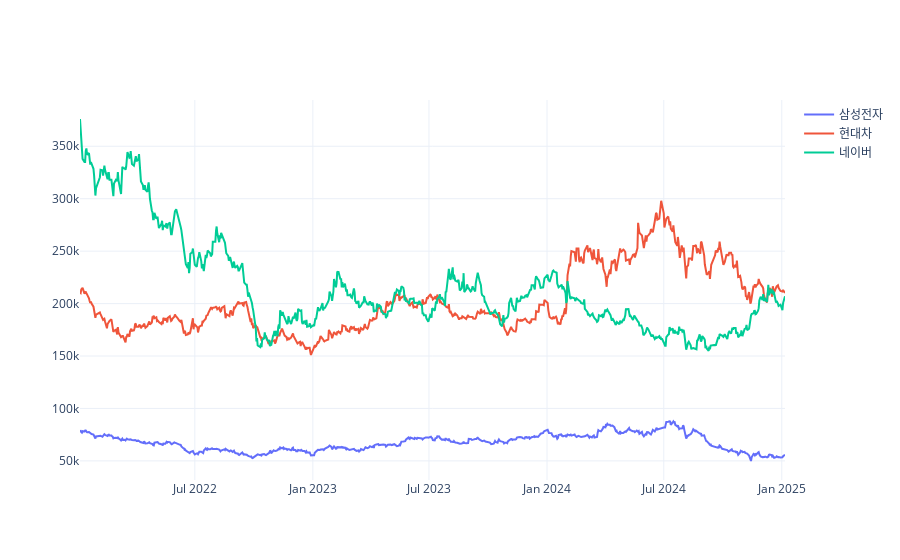

Notebook code for this chart:
### Code cell
import plotly.graph_objects as go

# Create traces
fig = go.Figure()
fig.add_trace(go.Scatter(x=samsung.index, y=samsung['Close'],
                    mode='lines',
                    name='삼성전자'))
fig.add_trace(go.Scatter(x=hy.index, y=hy['Close'],
                    mode='lines', name='현대차'))
fig.add_trace(go.Scatter(x=naver.index, y=naver['Close'],
                    mode='lines',
                    name='네이버'))

fig.show()

### Figure 1 — Plotly figure (JSON) as saved in the notebook; plotly's stock layout.template omitted (floating-point values rounded to 4 significant figures; data arrays with more than 128 entries replaced by an {"elided": "..."} marker saying what was removed)
{"data": [{"mode": "lines", "name": "삼성전자", "type": "scatter", "x": {"elided": "738 str values"}, "y": {"elided": "738 int values"}}, {"mode": "lines", "name": "현대차", "type": "scatter", "x": {"elided": "738 str values"}, "y": {"elided": "738 int values"}}, {"mode": "lines", "name": "네이버", "type": "scatter", "x": {"elided": "738 str values"}, "y": {"elided": "738 int values"}}], "layout": {}}
